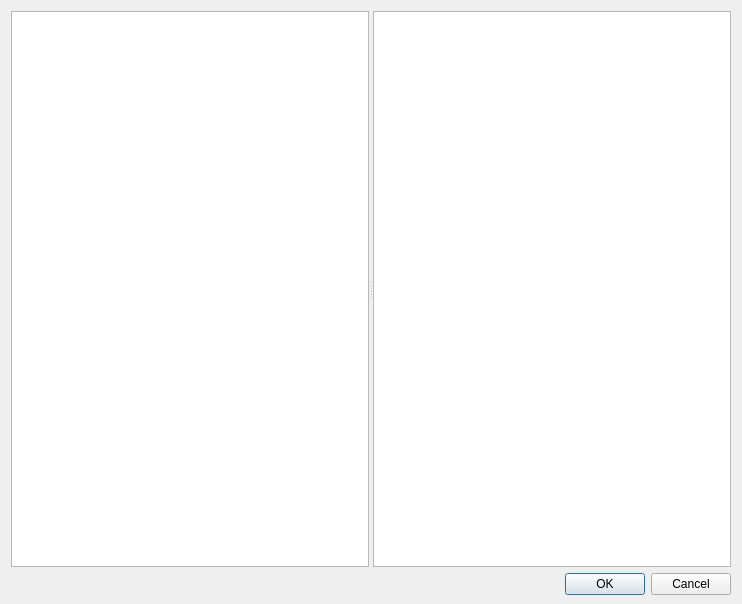
<?xml version="1.0" encoding="UTF-8"?>
<ui version="4.0">
 <class>depgraphV::SelectFilesDialog</class>
 <widget class="QDialog" name="depgraphV::SelectFilesDialog">
  <property name="geometry">
   <rect>
    <x>0</x>
    <y>0</y>
    <width>742</width>
    <height>604</height>
   </rect>
  </property>
  <property name="windowTitle">
   <string>Select Files...</string>
  </property>
  <layout class="QVBoxLayout" name="verticalLayout" stretch="0,0">
   <property name="bottomMargin">
    <number>9</number>
   </property>
   <item>
    <widget class="QSplitter" name="splitter">
     <property name="orientation">
      <enum>Qt::Horizontal</enum>
     </property>
     <widget class="QTreeView" name="treeView">
      <property name="contextMenuPolicy">
       <enum>Qt::ActionsContextMenu</enum>
      </property>
      <property name="selectionMode">
       <enum>QAbstractItemView::SingleSelection</enum>
      </property>
      <attribute name="headerVisible">
       <bool>false</bool>
      </attribute>
     </widget>
     <widget class="QListView" name="listView">
      <property name="contextMenuPolicy">
       <enum>Qt::ActionsContextMenu</enum>
      </property>
     </widget>
    </widget>
   </item>
   <item>
    <widget class="QDialogButtonBox" name="buttonBox">
     <property name="standardButtons">
      <set>QDialogButtonBox::Cancel|QDialogButtonBox::Ok</set>
     </property>
    </widget>
   </item>
  </layout>
  <action name="changeRoot">
   <property name="text">
    <string>Change Root...</string>
   </property>
   <property name="toolTip">
    <string>Change root folder being inspected</string>
   </property>
  </action>
  <action name="showHiddenFolders">
   <property name="checkable">
    <bool>true</bool>
   </property>
   <property name="text">
    <string>Show Hidden Folders</string>
   </property>
  </action>
  <action name="expandAll">
   <property name="text">
    <string>Expand All</string>
   </property>
   <property name="toolTip">
    <string>Expand all visible folders</string>
   </property>
  </action>
  <action name="collapseAll">
   <property name="text">
    <string>Collapse All</string>
   </property>
   <property name="toolTip">
    <string>Collapse all visible folders</string>
   </property>
  </action>
  <action name="showAllFiles">
   <property name="checkable">
    <bool>true</bool>
   </property>
   <property name="text">
    <string>Show All Files</string>
   </property>
   <property name="toolTip">
    <string>Show all files, including filtered ones</string>
   </property>
  </action>
  <action name="selectAll">
   <property name="text">
    <string>Select All</string>
   </property>
   <property name="toolTip">
    <string>Select all valid files in this folder</string>
   </property>
  </action>
  <action name="selectNone">
   <property name="text">
    <string>Select None</string>
   </property>
   <property name="toolTip">
    <string>Clear Selection</string>
   </property>
  </action>
  <action name="invertSelection">
   <property name="text">
    <string>Invert Selection</string>
   </property>
   <property name="toolTip">
    <string>Invert current files selection</string>
   </property>
  </action>
  <action name="hdr_selectAll">
   <property name="text">
    <string>Select All Headers</string>
   </property>
   <property name="toolTip">
    <string>Select all headers in this folder</string>
   </property>
  </action>
  <action name="hdr_selectNone">
   <property name="text">
    <string>Deselect All Headers</string>
   </property>
   <property name="toolTip">
    <string>Clear headers selection</string>
   </property>
  </action>
  <action name="hdr_invertSelection">
   <property name="text">
    <string>Invert Headers Selection</string>
   </property>
   <property name="toolTip">
    <string>Invert current headers selection</string>
   </property>
  </action>
  <action name="src_selectAll">
   <property name="text">
    <string>Select All Sources</string>
   </property>
   <property name="toolTip">
    <string>Select all sources in this folder</string>
   </property>
  </action>
  <action name="src_selectNone">
   <property name="text">
    <string>Deselect All Sources</string>
   </property>
   <property name="toolTip">
    <string>Clear sources selection</string>
   </property>
  </action>
  <action name="src_invertSelection">
   <property name="text">
    <string>Invert Sources Selection</string>
   </property>
   <property name="toolTip">
    <string>Invert Current sources selection</string>
   </property>
  </action>
 </widget>
 <layoutdefault spacing="6" margin="11"/>
 <resources/>
 <connections>
  <connection>
   <sender>buttonBox</sender>
   <signal>accepted()</signal>
   <receiver>depgraphV::SelectFilesDialog</receiver>
   <slot>accept()</slot>
   <hints>
    <hint type="sourcelabel">
     <x>702</x>
     <y>573</y>
    </hint>
    <hint type="destinationlabel">
     <x>741</x>
     <y>573</y>
    </hint>
   </hints>
  </connection>
  <connection>
   <sender>buttonBox</sender>
   <signal>rejected()</signal>
   <receiver>depgraphV::SelectFilesDialog</receiver>
   <slot>reject()</slot>
   <hints>
    <hint type="sourcelabel">
     <x>606</x>
     <y>582</y>
    </hint>
    <hint type="destinationlabel">
     <x>739</x>
     <y>548</y>
    </hint>
   </hints>
  </connection>
  <connection>
   <sender>depgraphV::SelectFilesDialog</sender>
   <signal>finished(int)</signal>
   <receiver>depgraphV::SelectFilesDialog</receiver>
   <slot>_onClose(int)</slot>
   <hints>
    <hint type="sourcelabel">
     <x>370</x>
     <y>301</y>
    </hint>
    <hint type="destinationlabel">
     <x>370</x>
     <y>301</y>
    </hint>
   </hints>
  </connection>
 </connections>
 <slots>
  <slot>_onClose(int)</slot>
 </slots>
</ui>
